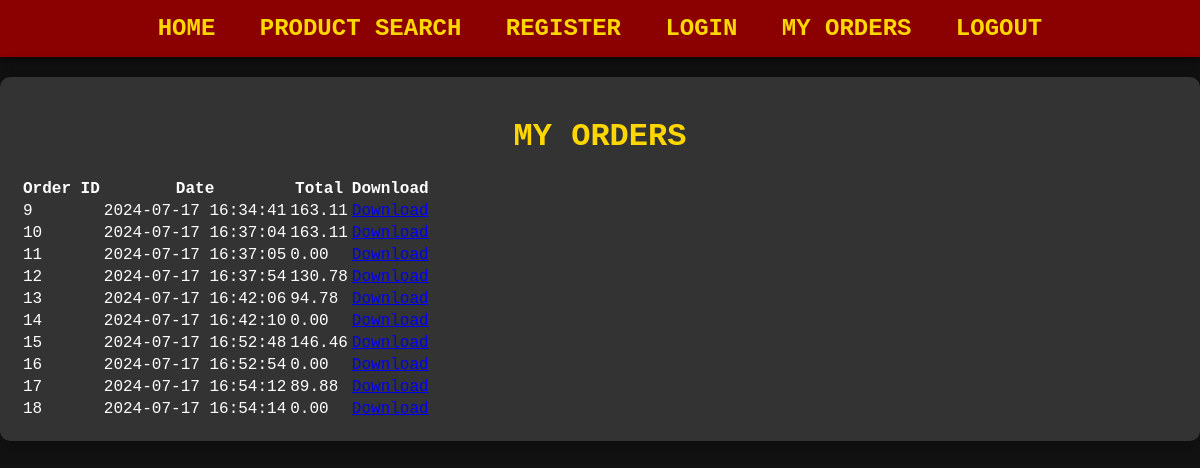
Page /orders.php (signed in) on the committed database.
### tables this page shows
CREATE TABLE `orders` (
  `id` int(11) NOT NULL AUTO_INCREMENT,
  `user_id` int(11) DEFAULT NULL,
  `product_id` int(11) DEFAULT NULL,
  `quantity` int(11) DEFAULT NULL,
  `total` decimal(10,2) DEFAULT NULL,
  `order_date` timestamp NULL DEFAULT current_timestamp(),
  `payment_id` int(11) DEFAULT NULL,
  PRIMARY KEY (`id`),
  KEY `user_id` (`user_id`),
  KEY `product_id` (`product_id`),
  KEY `payment_id` (`payment_id`),
  CONSTRAINT `orders_ibfk_1` FOREIGN KEY (`user_id`) REFERENCES `users` (`id`),
  CONSTRAINT `orders_ibfk_2` FOREIGN KEY (`product_id`) REFERENCES `products` (`id`),
  CONSTRAINT `orders_ibfk_3` FOREIGN KEY (`payment_id`) REFERENCES `payments` (`id`)
);

### src/orders.php (the view, shortened to what this page needs)
<!DOCTYPE html>
<html>
<head>
    <link rel="stylesheet" type="text/css" href="css/style.css">
</head>
<body>
    <header>
        <nav>
            <a href="index.php">Home</a>
            <a href="search.php">Product Search</a>
            <a href="register.php">Register</a>
            <a href="login.php">Login</a>
            <a href="orders.php">My Orders</a>
            <a href="logout.php">Logout</a>
        </nav>
    </header>
    <div class="container">
        <h1>My Orders</h1>
        <?php
        $userId = $_SESSION['user_id'];
        require 'includes/db.config.php';
        $query = "SELECT * FROM orders WHERE user_id = '$userId'";
        $result = $conn->query($query);
        if ($result && $result->num_rows > 0) {
            echo "<table>";
            echo "<tr><th>Order ID</th><th>Date</th><th>Total</th><th>Download</th></tr>";
            while ($order = $result->fetch_assoc()) {
                echo "<tr>";
                echo "<td>" . $order['id'] . "</td>";
                echo "<td>" . $order['order_date'] . "</td>";
                echo "<td>" . $order['total'] . "</td>";
                echo "<td><a href='download.php?file=invoices/order_" . $order['id'] . ".pdf'>Download</a></td>";
                echo "</tr>";
            }
            echo "</table>";
        } else {
            echo "<p>You have no orders.</p>";
        }
        ?>
    </div>
</body>
</html>

### src/css/style.css (style rules this page uses)
body { font-family: 'Courier New', Courier, monospace; margin: 0; padding: 0; background-color: #121212; color: #FFFFFF; }
header { background-color: #8B0000; color: white; padding: 15px 0; text-align: center; text-transform: uppercase; font-size: 24px; font-weight: bold; box-shadow: 0 4px 8px rgba(0, 0, 0, 0.5); }
header nav a { color: #FFD700; margin: 0 15px; text-decoration: none; font-weight: bold; }
.container { max-width: 1200px; margin: 20px auto; padding: 20px; background-color: #333333; box-shadow: 0 0 20px rgba(0, 0, 0, 0.5); border-radius: 10px; }
h1, h2 { text-align: center; color: #FFD700; text-transform: uppercase; }

### rows in the picture
orders: id "9", order_date "2024-07-17 16:34:41", total "163.11"
orders: id "10", order_date "2024-07-17 16:37:04", total "163.11"
orders: id "11", order_date "2024-07-17 16:37:05", total "0.00"
orders: id "12", order_date "2024-07-17 16:37:54", total "130.78"
orders: id "13", order_date "2024-07-17 16:42:06", total "94.78"
orders: id "14", order_date "2024-07-17 16:42:10", total "0.00"
orders: id "15", order_date "2024-07-17 16:52:48", total "146.46"
orders: id "16", order_date "2024-07-17 16:52:54", total "0.00"
orders: id "17", order_date "2024-07-17 16:54:12", total "89.88"
orders: id "18", order_date "2024-07-17 16:54:14", total "0.00"
